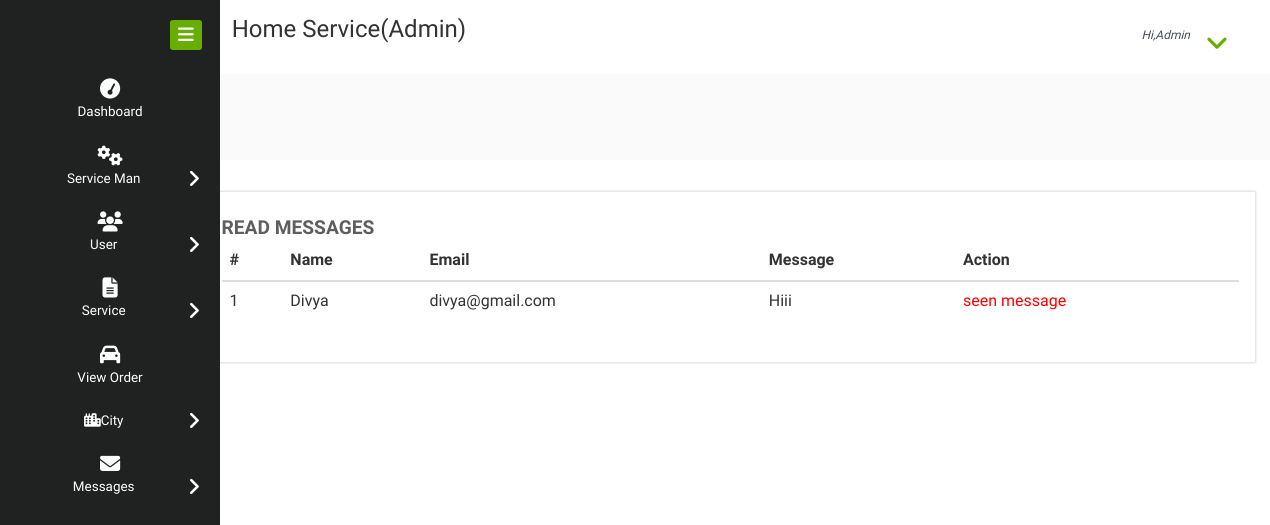
/read_message, run on the app's committed database.
### home_service/models.py (models this page shows, shortened)
class Contact(models.Model):
    status = models.ForeignKey(Status,on_delete=models.CASCADE,null=True)
    name = models.CharField(max_length=100, null=True)
    message1 = models.CharField(max_length=200, null=True)
    email = models.EmailField(null=True)

### home_service/views.py (the view)
# urls.py: path('read_message',read_message,name="read_message"),
def read_message(request):
    sta = Status.objects.get(status='read')
    pro1 = Contact.objects.filter(status=sta)
    d = {'ser':pro1}
    return render(request,'read_message.html',d)

### home_service/templates/read_message.html
{% extends 'admin_navigation.html' %}
{% load static %}{% block body %}
<div class="chit-chat-layer1">
	<div class="col-md-12 chit-chat-layer1-left">
               <div class="work-progres">
                            <div class="chit-chat-heading">
                                  Read Messages
                            </div>
                            <div class="table-responsive">
                                <table class="table table-hover">
                                  <thead>
                                    <tr>
                                      <th>#</th>
                                      <th>Name</th>
                                      <th>Email</th>
                                      <th>Message</th>
                                      <th>Action</th>
                                  </tr>
                              </thead>
                              <tbody>
                              {% for i in ser %}
                                <tr>
                                  <td>{{forloop.counter}}</td>
                                  <td>{{i.name}}</td>
                                  <td>{{i.email}}</td>
                                  <td>{{i.message1}}</td>
                                  <td style="color:red">seen message</td>
                              </tr>
                              {% endfor %}
                          </tbody>
                      </table>
                  </div>
             </div>
      </div>
</div>
{% endblock %}

### data on the page
Contact: name "Divya", email "divya@gmail.com", message1 "Hiii"
